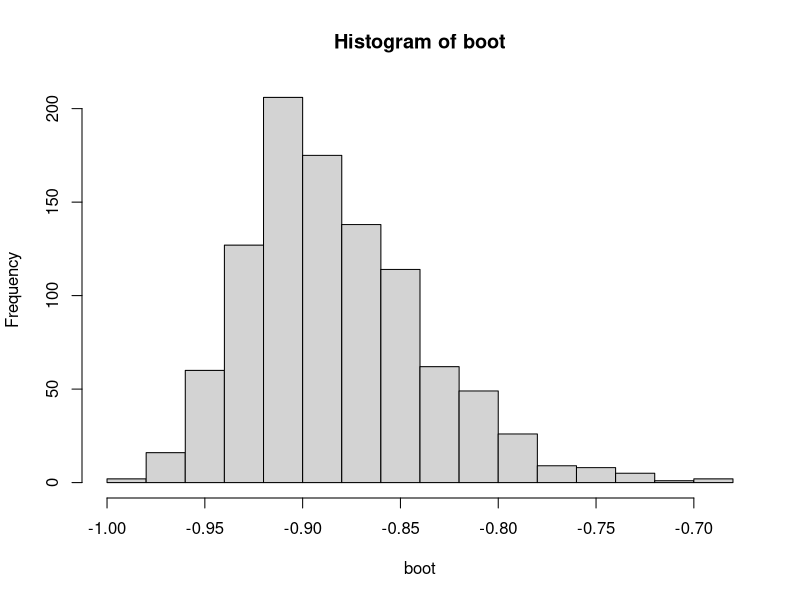
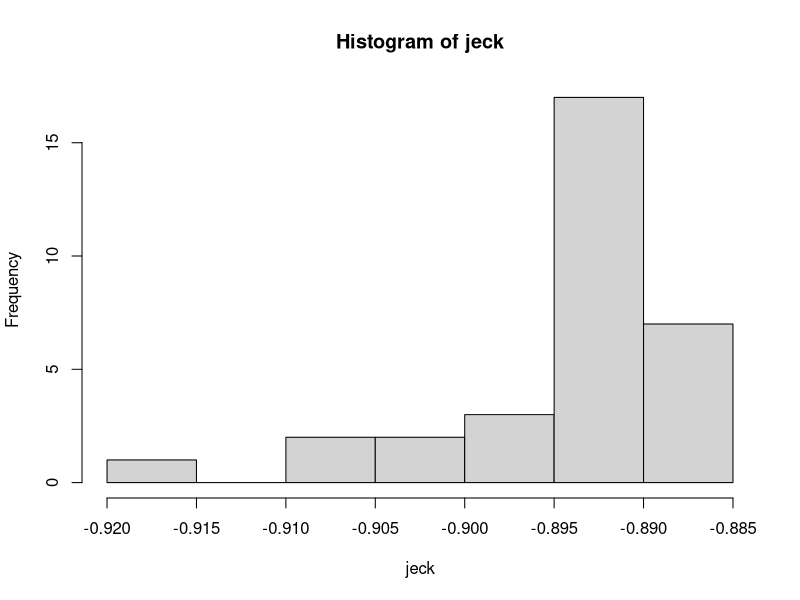

Source code (R) for these figures, in order:
## ---- chunk 1
library(datasets)
library(knitr)
## ---- chunk 2
df <- OrchardSprays
kable(head(df))
## ---- chunk 3
str(df)
## ---- chunk 4
popA <- df[df$treatment == "A",]
kable(popA)
## ---- chunk 5
popB <- df[df$treatment == "B",]
kable(popB)
## ---- chunk 6
t.test(popB$decrease, popA$decrease, alternative = "less", mu = 2.8, var.equal = TRUE)
## ---- chunk 7
popcdfh <- dplyr::filter(df, treatment %in% c("C", "D", "F", "H"))
kable(popcdfh)
## ---- chunk 8
res.anova <- aov(decrease ~ treatment, data = popcdfh)
summary(res.anova)
## ---- chunk 9
TukeyHSD(res.anova)
## ---- chunk 10
car <- mtcars
kable(dplyr::sample_n(car, 7))
## ---- chunk 11
shapiro.test(car$mpg)
## ---- chunk 12
shapiro.test(car$hp)
## ---- chunk 13
boot <- NULL
iter <-  1000
for (i in 1:iter) {
      my_sample <- dplyr::sample_n(car, size = nrow(car), replace = TRUE)
      boot[i] <- cor(my_sample$mpg, my_sample$hp, method = "spearman")
}

cor.boot <- mean(boot)
cor.boot
## ---- chunk 14
cor(car$mpg, car$hp, method = "spearman")
## ---- chunk 15
ci <- quantile(boot, c(0.05, 0.95))
ci
## ---- chunk 16
hist(boot)
## ---- chunk 17
jeck <- NULL
for (i in 1:nrow(car)) {
      my_sample <- car[-i, ]
      jeck[i] <- cor(my_sample$mpg, my_sample$hp, method = "spearman")
}

cor.jeck <- mean(jeck)
cor.jeck
## ---- chunk 18
ci_jeck <- quantile(jeck, c(0.05, 0.95))
ci_jeck
## ---- chunk 19
hist(jeck)
## ---- chunk 20
data.ruta <- matrix(c(100, 434, 79,
                    151, 0, 0,
                    71, 10, 0,
                    3776, 7335, 2088,
                    5070, 2726, 1253,
                    2901, 224, 19,
                    85, 73, 51,
                    0, 30, 0,
                    35, 0, 0,
                    270, 326, 194,
                    266, 502, 164,
                    339, 0, 0),
                  ncol = 3,
                  byrow = TRUE,
                  dimnames = list(" " = c("TMBPBukanPert", "TMBPPert", "TMBPLain", "TMPBukanPert", "TMPPert", "TMPLain", "MBPBukanPert", "MBPPert", "MBPLain", "MPBukanPert", "MPPert", "MPLain"),
                                  "Kuintil Pendapatan" = c("40% Terbawah", "40% Menengah", "20% Teratas")))
kable(data.ruta)
## ---- chunk 21
stat.kem <- matrix(c(sum(rowSums(data.ruta[1:6,])),
                     sum(rowSums(data.ruta[7:12,]))),
                   dimnames = list("Status Kemiskinan" = c("Miskin", "Tidak Miskin"),
                                     "Jumlah"))
kable(stat.kem)
## ---- chunk 22
chisq.test(stat.kem)
## ---- chunk 23
prop.test(stat.kem[1], sum(stat.kem), p = 0.5, correct = FALSE)
## ---- chunk 24
kui.pen <- matrix(c(colSums(data.ruta)),
                   dimnames = list("Kuintil Pendapatan" = c("40% Terbawah", "40% Menengah", "20% Teratas"),
                                    "Jumlah"))
kable(kui.pen)
## ---- chunk 25
chisq.test(kui.pen)
